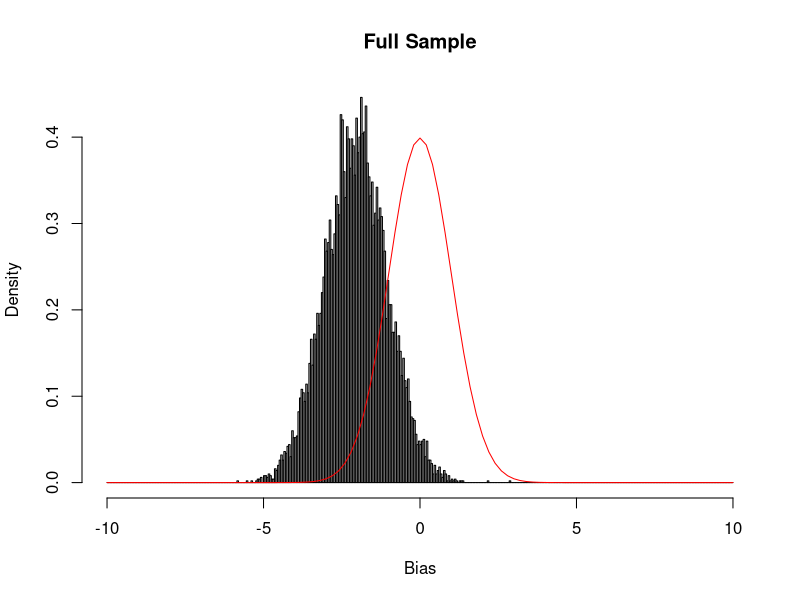
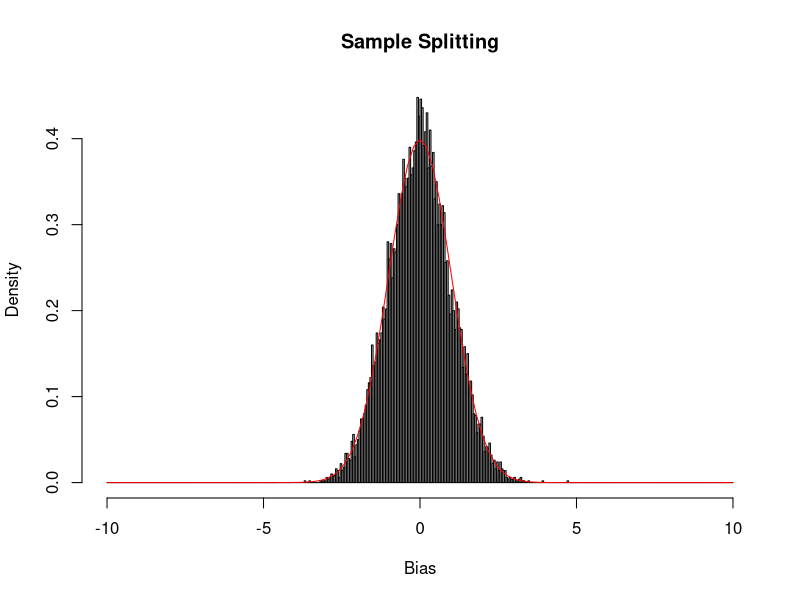

These charts were generated, in order, by the following R code:
## ---- chunk 1
knitr::opts_chunk$set(echo = TRUE)
## ---- chunk 2
set.seed(640)
B = 10000
n = 500

b1 = rep(0,B)
b2 = rep(0,B)

for(i in 1:B){
  xh = matrix(rnorm((n/2),0,1), nrow = n/2,ncol = 1)
  x = rbind(xh,xh)
  v = matrix(rnorm(n,0,1), nrow = n,ncol = 1)
  u = matrix(rnorm(n,0,1), nrow = n,ncol = 1)
  d = x + v
  y = d + x + u
  
  mhat = x
  overfit = (y-x)/(n**(1/2.5)) # overfit
  b1[i] = t(d - mhat)%*%(y-x-overfit)/(t(d-mhat)%*%d) # full sample
  
  # sample split of data
  splitA = matrix(c(1:(n / 2)), nrow = n / 2,ncol = 1)
  splitB = matrix(c((n / 2) + 1 :n), nrow = n/2,ncol = 1)
  
  bA = (t(v[splitA]) %*% (y[splitA] - x[splitA] - overfit[splitB] ) ) / ( (t(v[splitA])%*%d[splitA] ) )
  bB = (t(v[splitB]) %*% (y[splitB] - x[splitB] - overfit[splitA] ) ) / ( (t(v[splitB])%*%d[splitB] ) )
  
  b2[i] = (1/2)*(bA+bB) # sample splitting

}
# normalize 
b1 = (b1 - 1)/sd(b1)
b2 = (b2 - 1)/sd(b2)
edges = seq(-10,10,by = 0.05)
png("Fig2_full.png")
hist(b1,breaks = edges,freq = FALSE,main="Full Sample",xlab = "Bias")
x<-seq(-10,10,by=0.05)
curve(dnorm(x), add=TRUE,col="red")
dev.off() 
png("Fig2_split.png")
hist(b2,breaks = edges,freq = FALSE,main = "Sample Splitting",xlab = "Bias")
curve(dnorm(x), add=TRUE,col="red")
# Close the graphics device
dev.off() 
